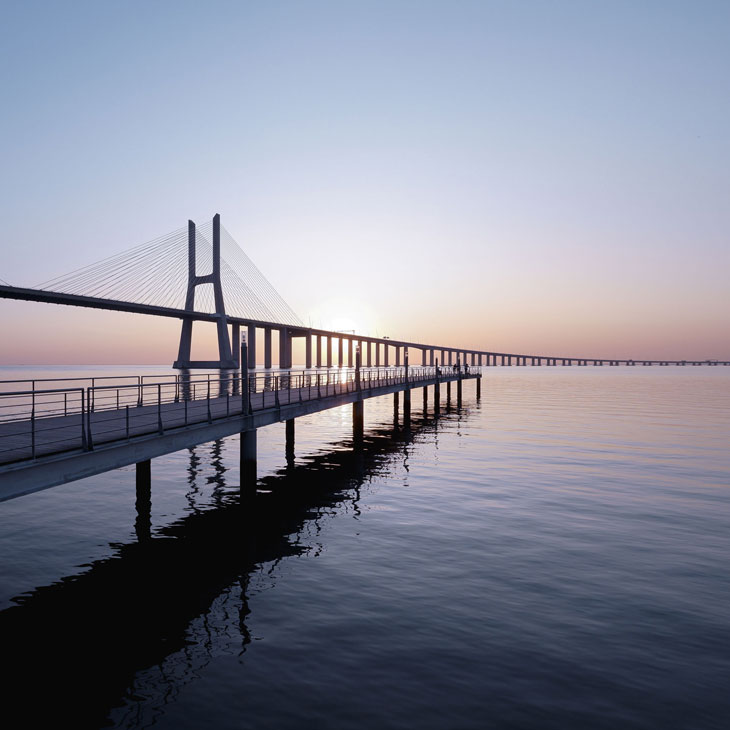
#> input picture resource/s1.jpg, 730 x 730 px
$ python main.py s1.jpg
#> lines starting #> are read from the running program, lines starting #| are printed output that depends on the picture
import argparse
import regex
import numpy as np
import matplotlib.pyplot as plt
from skimage.io import imread, imshow
from skimage.color import rgb2gray

def parsearg():
    parse = argparse.ArgumentParser(
            description="Visualize frequency domain from image")
    parse.add_argument('input_files', nargs='+', help='input file paths')
    parse.add_argument('--postfix', default='fft-',
            help='postfix using in output file name')
    parse.add_argument('--show', default=False, action='store_true',
            help='show image without save')

    return parse.parse_args()

def main():
    args = parsearg()
    for f in args.input_files:
        dark_image = imread(f)
#> dark_image is the input picture: shape (730, 730, 3); mean R, G, B 131.3, 133.6, 148.3
        dark_image_grey = rgb2gray(dark_image)
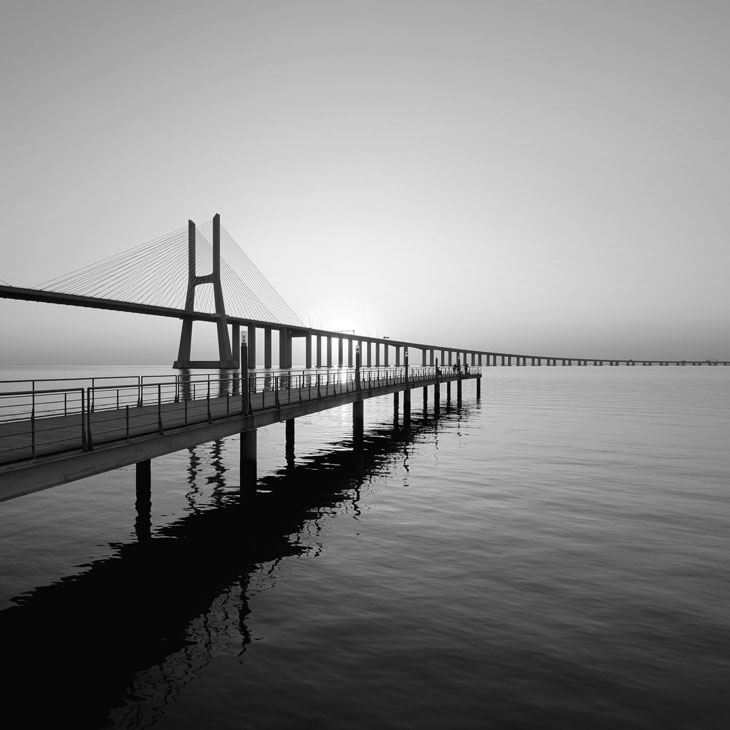
#> dark_image_grey: shape (730, 730) float64; min 0, max 1, mean 0.526
        fourier_spectrum = np.fft.fft2(dark_image_grey)
        fourier_spectrum_shifted = np.fft.fftshift(fourier_spectrum)

        fig, ax = plt.subplots(1, 2, figsize=(10, 5), dpi=150)

        i = 0
        ax[i].set_title('Gray Image')
        ax[i].imshow(dark_image_grey, cmap='gray')
        ax[i].axis('off')

        i = 1
        ax[i].set_title('Fourier Transformation')
        ax[i].imshow(np.log(abs(fourier_spectrum_shifted)), cmap='gray');
        ax[i].axis('off')


        if args.show:
            plt.show()
        else:
            target_dir = ''
            filename = ''
            target = target_dir + '/' + args.postfix + 'filename'
            print(f)
            print(target_dir)
            print(filename)
            print(target)
            # plt.savefig(target)

if __name__ == '__main__':
    main()
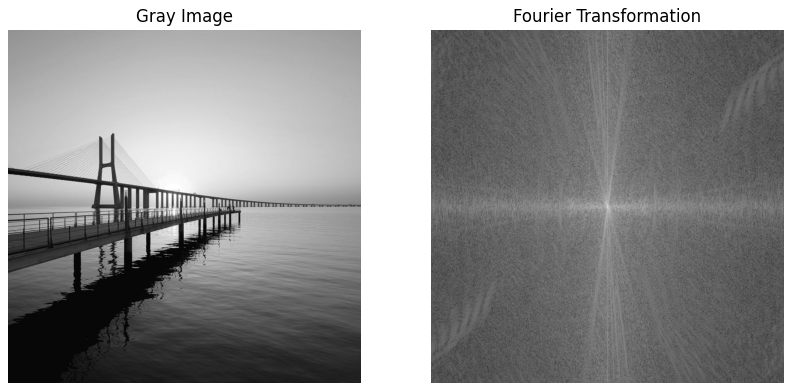
#> figure drawn by matplotlib, 2 panels

$ run again, on resource/sample02.jpg
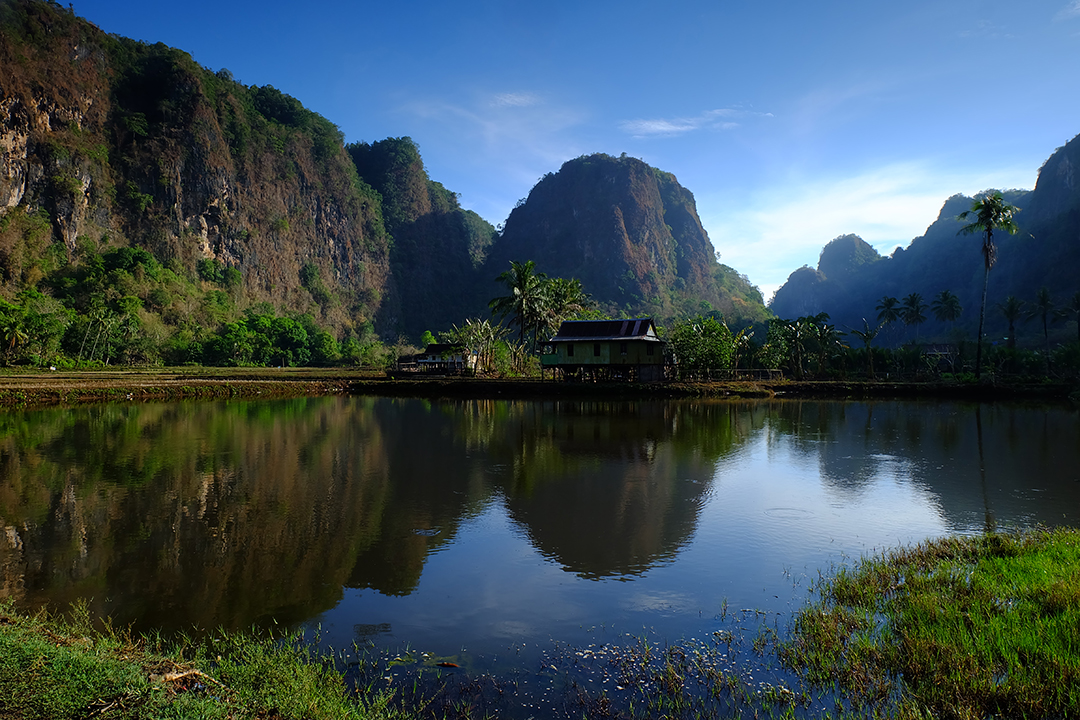
#> input picture resource/sample02.jpg, 1080 x 720 px
#> in main, dark_image is the input picture: shape (720, 1080, 3); mean R, G, B 61, 78.6, 86.3
#> in main, `dark_image_grey = rgb2gray(dark_image)`:
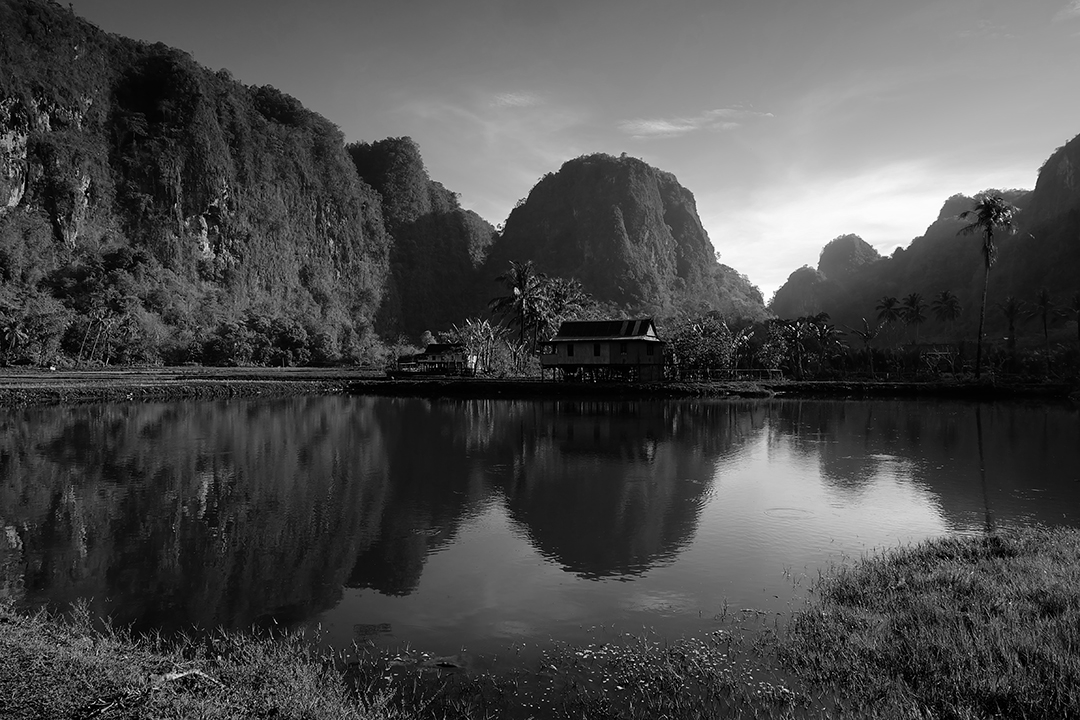
#> dark_image_grey: shape (720, 1080) float64; min 0, max 1, mean 0.296
#> `main()`:
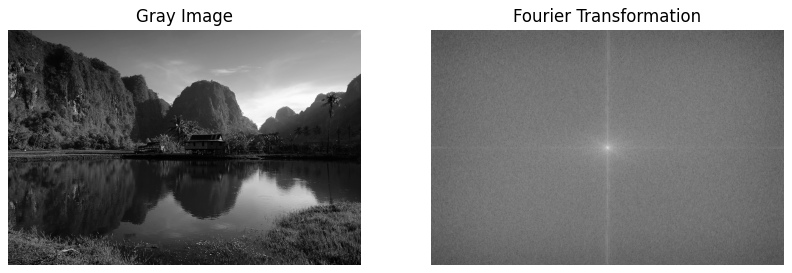
#> figure drawn by matplotlib, 2 panels

$ run again, on resource/sample03.jpg
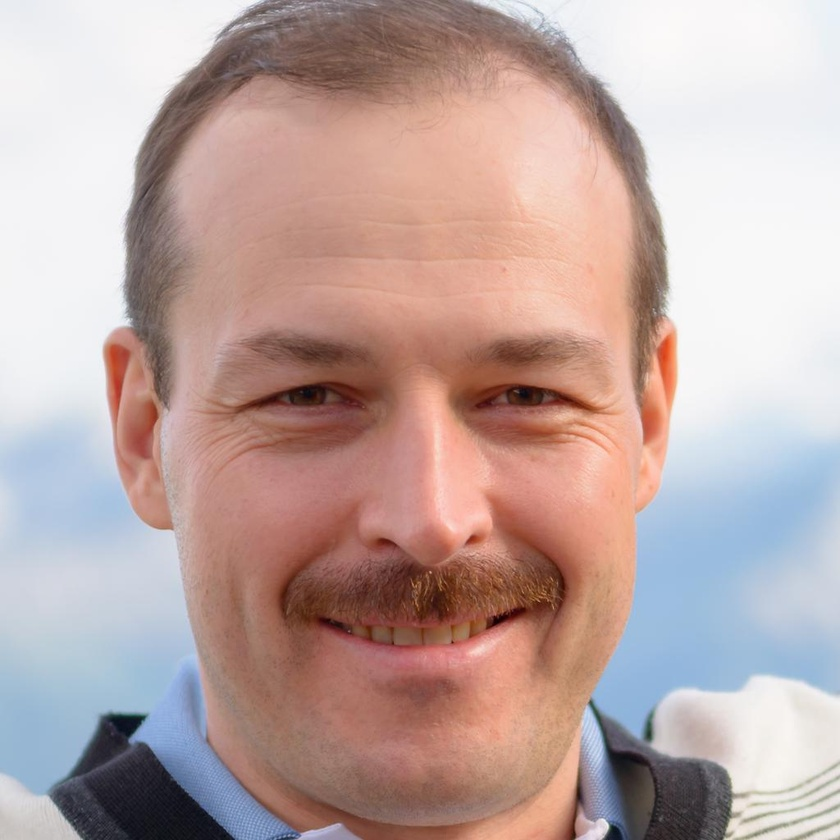
#> input picture resource/sample03.jpg, 840 x 840 px, shrunk from 1024 x 1024 before the run
#> in main, dark_image is the input picture: shape (840, 840, 3); mean R, G, B 189.5, 166.4, 162.8
#> in main, `dark_image_grey = rgb2gray(dark_image)`:
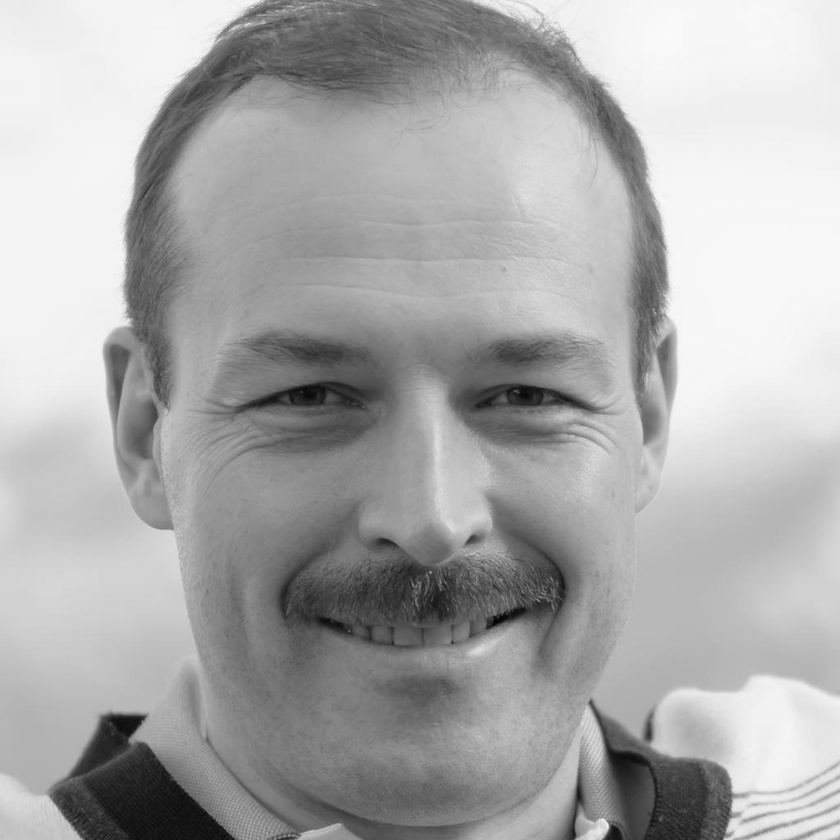
#> dark_image_grey: shape (840, 840) float64; min 0.0175, max 0.981, mean 0.671
#> `main()`:
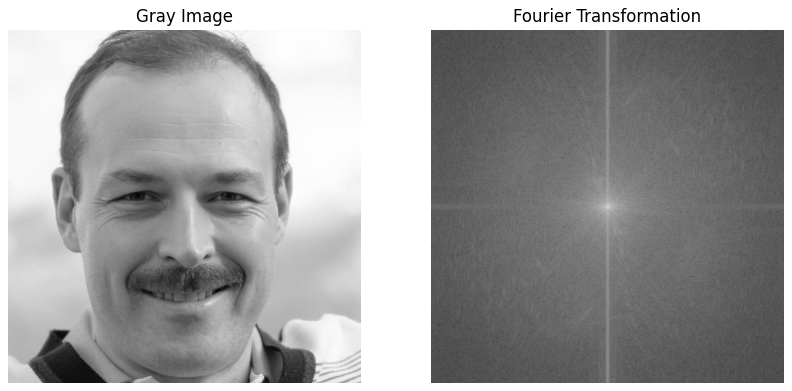
#> figure drawn by matplotlib, 2 panels

$ run again, on resource/sample04.jpg
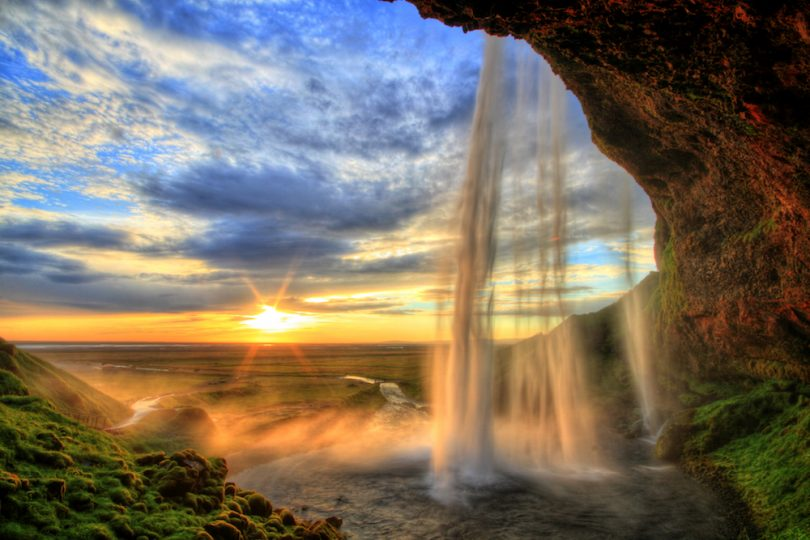
#> input picture resource/sample04.jpg, 810 x 540 px
#> in main, dark_image is the input picture: shape (540, 810, 3); mean R, G, B 121.7, 111.2, 96
#> in main, `dark_image_grey = rgb2gray(dark_image)`:
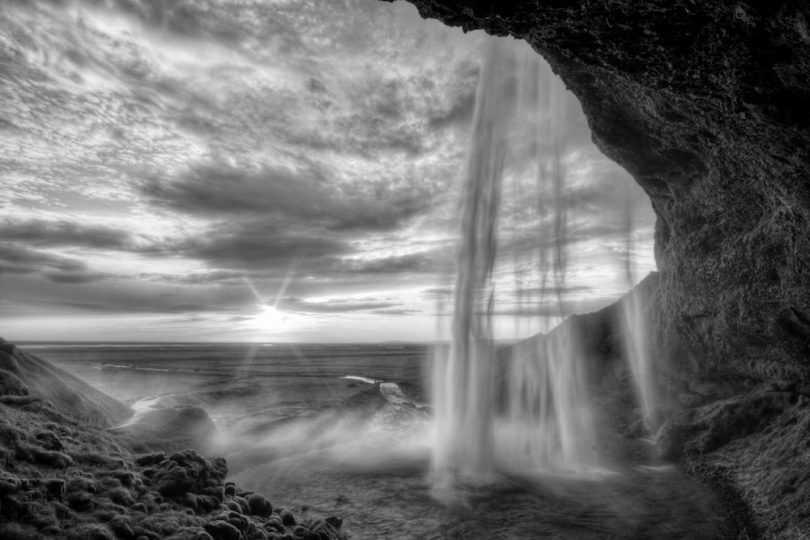
#> dark_image_grey: shape (540, 810) float64; min 0, max 1, mean 0.44
#> `main()`:
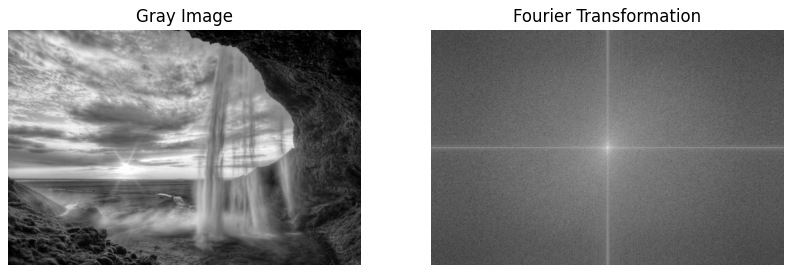
#> figure drawn by matplotlib, 2 panels
